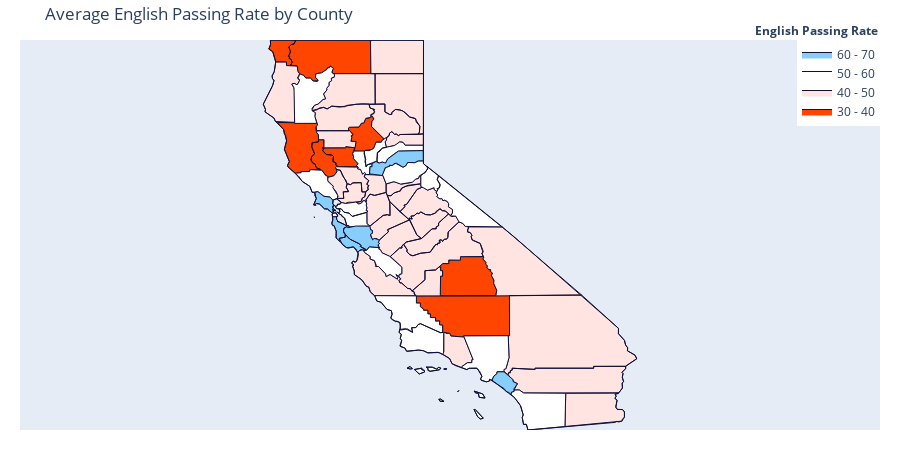

Source (notebook cell):
### Code cell
counties = countydf['code'].tolist()
score = countydf['Score'].tolist()

heatmap_color = ['springgreen','turquoise','paleturquoise','lightskyblue', 
    'orangered', # 30-40
    'mistyrose', # 40-50
    'white', # 50-60
    'lightskyblue', # 60-70
    'darkviolet']

endpts = list(range(0,80,10))

fig = ff.create_choropleth(
      fips = counties, values = score, colorscale = heatmap_color,
      show_state_data = True, scope = ['CA'],
      binning_endpoints=endpts,
      county_outline={'color': 'rgb(15,15,55)', 'width': 1},
      state_outline={'color': 'rgb(15,15,55)', 'width': 1},
      legend_title='English Passing Rate', title='Average English Passing Rate by County')

iplot(fig)

### Figure 1 — Plotly figure (JSON) as saved in the notebook; plotly's stock layout.template omitted (floating-point values rounded to 4 significant figures; data arrays with more than 128 entries replaced by an {"elided": "..."} marker saying what was removed)
{"data": [{"fill": "toself", "fillcolor": "springgreen", "hoverinfo": "none", "line": {"color": "rgb(15,15,55)", "width": 1}, "mode": "lines", "name": "< 0", "type": "scatter", "x": [], "y": []}, {"fill": "toself", "fillcolor": "turquoise", "hoverinfo": "none", "line": {"color": "rgb(15,15,55)", "width": 1}, "mode": "lines", "name": "0 - 10", "type": "scatter", "x": [], "y": []}, {"fill": "toself", "fillcolor": "paleturquoise", "hoverinfo": "none", "line": {"color": "rgb(15,15,55)", "width": 1}, "mode": "lines", "name": "10 - 20", "type": "scatter", "x": [], "y": []}, {"fill": "toself", "fillcolor": "lightskyblue", "hoverinfo": "none", "line": {"color": "rgb(15,15,55)", "width": 1}, "mode": "lines", "name": "20 - 30", "type": "scatter", "x": [], "y": []}, {"fill": "toself", "fillcolor": "orangered", "hoverinfo": "none", "line": {"color": "rgb(15,15,55)", "width": 1}, "mode": "lines", "name": "30 - 40", "type": "scatter", "x": {"elided": "228 float values"}, "y": {"elided": "228 float values"}}, {"fill": "toself", "fillcolor": "mistyrose", "hoverinfo": "none", "line": {"color": "rgb(15,15,55)", "width": 1}, "mode": "lines", "name": "40 - 50", "type": "scatter", "x": {"elided": "713 float values"}, "y": {"elided": "713 float values"}}, {"fill": "toself", "fillcolor": "white", "hoverinfo": "none", "line": {"color": "rgb(15,15,55)", "width": 1}, "mode": "lines", "name": "50 - 60", "type": "scatter", "x": {"elided": "445 float values"}, "y": {"elided": "445 float values"}}, {"fill": "toself", "fillcolor": "lightskyblue", "hoverinfo": "none", "line": {"color": "rgb(15,15,55)", "width": 1}, "mode": "lines", "name": "60 - 70", "type": "scatter", "x": {"elided": "138 float values"}, "y": {"elided": "138 float values"}}, {"fill": "toself", "fillcolor": "darkviolet", "hoverinfo": "none", "line": {"color": "rgb(15,15,55)", "width": 1}, "mode": "lines", "name": "> 70", "type": "scatter", "x": [], "y": []}, {"hoverinfo": "text", "legendgroup": "centroids", "marker": {"color": "white", "opacity": 0}, "mode": "markers", "name": "US Counties", "selected": {"marker": {"color": "white", "opacity": 1, "size": 3}}, "showlegend": false, "text": ["County: Ventura<br>State: California<br>FIPS: 06111<br>Value: 49", "County: Ventura<br>State: California<br>FIPS: 06111<br>Value: 49", "County: Ventura<br>State: California<br>FIPS: 06111<br>Value: 49", "County: Santa Barbara<br>State: California<br>FIPS: 06083<br>Value: 58", "County: Santa Barbara<br>State: California<br>FIPS: 06083<br>Value: 58", "County: Santa Barbara<br>State: California<br>FIPS: 06083<br>Value: 58", "County: Santa Barbara<br>State: California<br>FIPS: 06083<br>Value: 58", "County: Santa Barbara<br>State: California<br>FIPS: 06083<br>Value: 58", "County: San Francisco<br>State: California<br>FIPS: 06075<br>Value: 56", "County: San Francisco<br>State: California<br>FIPS: 06075<br>Value: 56", "County: San Francisco<br>State: California<br>FIPS: 06075<br>Value: 56", "County: San Francisco<br>State: California<br>FIPS: 06075<br>Value: 56", "County: San Francisco<br>State: California<br>FIPS: 06075<br>Value: 56", "County: Marin<br>State: California<br>FIPS: 06041<br>Value: 65", "County: Marin<br>State: California<br>FIPS: 06041<br>Value: 65", "County: Los Angeles<br>State: California<br>FIPS: 06037<br>Value: 56", "County: Los Angeles<br>State: California<br>FIPS: 06037<br>Value: 56", "County: Los Angeles<br>State: California<br>FIPS: 06037<br>Value: 56", "County: Del Norte<br>State: California<br>FIPS: 06015<br>Value: 36", "County: Del Norte<br>State: California<br>FIPS: 06015<br>Value: 36", "County: Alameda<br>State: California<br>FIPS: 06001<br>Value: 59", "County: Alpine<br>State: California<br>FIPS: 06003<br>Value: 52", "County: Amador<br>State: California<br>FIPS: 06005<br>Value: 47", "County: Butte<br>State: California<br>FIPS: 06007<br>Value: 39", "County: Calaveras<br>State: California<br>FIPS: 06009<br>Value: 50", "County: Colusa<br>State: California<br>FIPS: 06011<br>Value: 38", "County: Contra Costa<br>State: California<br>FIPS: 06013<br>Value: 60", "County: El Dorado<br>State: California<br>FIPS: 06017<br>Value: 56", "County: Fresno<br>State: California<br>FIPS: 06019<br>Value: 44", "County: Glenn<br>State: California<br>FIPS: 06021<br>Value: 42", "County: Humboldt<br>State: California<br>FIPS: 06023<br>Value: 47", "County: Imperial<br>State: California<br>FIPS: 06025<br>Value: 48", "County: Inyo<br>State: California<br>FIPS: 06027<br>Value: 44", "County: Kern<br>State: California<br>FIPS: 06029<br>Value: 40", "County: Kings<br>State: California<br>FIPS: 06031<br>Value: 47", "County: Lake<br>State: California<br>FIPS: 06033<br>Value: 33", "County: Lassen<br>State: California<br>FIPS: 06035<br>Value: 44", "County: Madera<br>State: California<br>FIPS: 06039<br>Value: 46", "County: Mariposa<br>State: California<br>FIPS: 06043<br>Value: 47", "County: Mendocino<br>State: California<br>FIPS: 06045<br>Value: 39", "County: Merced<br>State: California<br>FIPS: 06047<br>Value: 41", "County: Modoc<br>State: California<br>FIPS: 06049<br>Value: 43", "County: Mono<br>State: California<br>FIPS: 06051<br>Value: 53", "County: Monterey<br>State: California<br>FIPS: 06053<br>Value: 45", "County: Napa<br>State: California<br>FIPS: 06055<br>Value: 49", "County: Nevada<br>State: California<br>FIPS: 06057<br>Value: 55", "County: Orange<br>State: California<br>FIPS: 06059<br>Value: 62", "County: Placer<br>State: California<br>FIPS: 06061<br>Value: 62", "County: Plumas<br>State: California<br>FIPS: 06063<br>Value: 44", "County: Riverside<br>State: California<br>FIPS: 06065<br>Value: 44", "County: Sacramento<br>State: California<br>FIPS: 06067<br>Value: 46", "County: San Benito<br>State: California<br>FIPS: 06069<br>Value: 54", "County: San Bernardino<br>State: California<br>FIPS: 06071<br>Value: 45", "County: San Diego<br>State: California<br>FIPS: 06073<br>Value: 57", "County: San Joaquin<br>State: California<br>FIPS: 06077<br>Value: 46", "County: San Luis Obispo<br>State: California<br>FIPS: 06079<br>Value: 57", "County: San Mateo<br>State: California<br>FIPS: 06081<br>Value: 63", "County: Santa Clara<br>State: California<br>FIPS: 06085<br>Value: 66", "County: Santa Cruz<br>State: California<br>FIPS: 06087<br>Value: 61", "County: Shasta<br>State: California<br>FIPS: 06089<br>Value: 46", "County: Sierra<br>State: California<br>FIPS: 06091<br>Value: 44", "County: Siskiyou<br>State: California<br>FIPS: 06093<br>Value: 39", "County: Solano<br>State: California<br>FIPS: 06095<br>Value: 47", "County: Sonoma<br>State: California<br>FIPS: 06097<br>Value: 54", "County: Stanislaus<br>State: California<br>FIPS: 06099<br>Value: 46", "County: Sutter<br>State: California<br>FIPS: 06101<br>Value: 56", "County: Tehama<br>State: California<br>FIPS: 06103<br>Value: 42", "County: Trinity<br>State: California<br>FIPS: 06105<br>Value: 53", "County: Tulare<br>State: California<br>FIPS: 06107<br>Value: 37", "County: Tuolumne<br>State: California<br>FIPS: 06109<br>Value: 47", "County: Yolo<br>State: California<br>FIPS: 06113<br>Value: 46", "County: Yuba<br>State: California<br>FIPS: 06115<br>Value: 53"], "type": "scatter", "unselected": {"marker": {"opacity": 0}}, "x": [[-119.4], [-119.1], [-119.5], [-119.0], [-119.7], [-120.1], [-120.4], [-120.0], [-123.0], [-122.3], [-122.4], [-122.4], [-122.4], [-122.4], [-122.7], [-118.4], [-118.5], [-118.2], [-124.2], [-123.9], -121.9, -119.8, -120.7, -121.6, -120.6, -122.2, -121.9, -120.5, -119.6, -122.4, -123.9, -115.4, -117.4, -118.7, -119.8, -122.8, -120.6, -119.8, -119.9, -123.4, -120.7, -120.7, -118.9, -121.2, -122.3, -120.8, -117.8, -120.7, -120.8, -116.0, -121.3, -121.1, -116.2, -116.7, -121.3, -120.4, -122.3, -121.7, -122.0, -122.0, -120.5, -122.5, -121.9, -122.9, -121.0, -121.7, -122.2, -123.1, -118.8, -120.0, -121.9, -121.4], "y": [[34.01], [34.47], [33.25], [33.48], [34.01], [33.97], [34.04], [34.72], [37.7], [37.78], [37.82], [37.86], [37.76], [37.86], [38.07], [33.38], [32.9], [34.36], [41.95], [41.74], 37.65, 38.6, 38.45, 39.67, 38.2, 39.18, 37.92, 38.78, 36.76, 39.6, 40.7, 33.04, 36.51, 35.34, 36.08, 39.1, 40.67, 37.22, 37.58, 39.44, 37.19, 41.59, 37.94, 36.22, 38.51, 39.3, 33.7, 39.06, 40.0, 33.74, 38.45, 36.61, 34.84, 33.03, 37.93, 35.39, 37.42, 37.23, 37.06, 40.76, 39.58, 41.59, 38.27, 38.53, 37.56, 39.03, 40.13, 40.65, 36.22, 38.03, 38.69, 39.27]}, {"hoverinfo": "text", "legendgroup": "States", "line": {"color": "rgb(15,15,55)", "width": 1}, "mode": "lines", "showlegend": false, "type": "scatter", "x": {"elided": "263 float values"}, "y": {"elided": "263 float values"}}], "layout": {"annotations": [{"showarrow": false, "text": "<b>English Passing Rate</b>", "x": 1, "xanchor": "right", "xref": "paper", "y": 1.05, "yref": "paper"}], "dragmode": "select", "height": 450, "hovermode": "closest", "legend": {"traceorder": "reversed", "x": 1, "xanchor": "right", "y": 1, "yanchor": "top"}, "margin": {"b": 20, "l": 20, "r": 20, "t": 40}, "title": {"text": "Average English Passing Rate by County"}, "width": 900, "xaxis": {"autorange": false, "fixedrange": true, "range": [-131.1, -107.4], "showgrid": false, "showticklabels": false, "zeroline": false}, "yaxis": {"autorange": false, "fixedrange": true, "range": [32.53, 42.0], "showgrid": false, "showticklabels": false, "zeroline": false}}}
